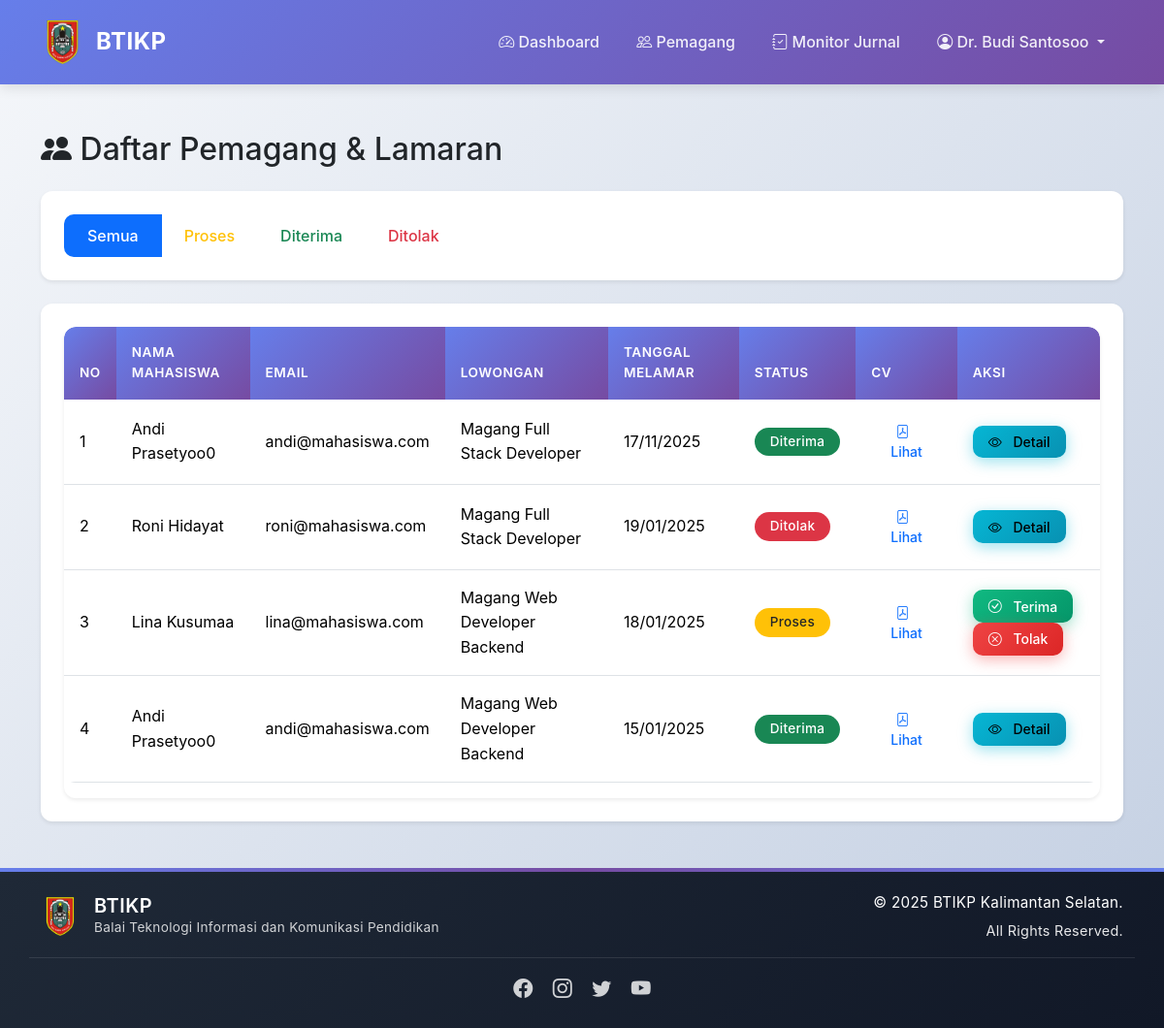
Page /pages/pemagang_list.php (signed in) on the committed database.
### tables this page shows
CREATE TABLE `lamaran` (
  `id` int(11) NOT NULL,
  `user_id` int(11) NOT NULL,
  `lowongan_id` int(11) NOT NULL,
  `mentor_id` int(11) NOT NULL,
  `tgl_melamar` date NOT NULL,
  `status` enum('proses','diterima','ditolak') DEFAULT 'proses',
  `file_cv` varchar(255) DEFAULT NULL
);

CREATE TABLE `users` (
  `id` int(11) NOT NULL,
  `nama` varchar(100) NOT NULL,
  `email` varchar(100) NOT NULL,
  `password` varchar(255) NOT NULL,
  `role` enum('mahasiswa','mentor','admin') NOT NULL,
  `created_at` datetime DEFAULT CURRENT_TIMESTAMP
);

CREATE TABLE `lowongan` (
  `id` int(11) NOT NULL,
  `judul` varchar(255) NOT NULL,
  `deskripsi` text,
  `mentor_id` int(11) NOT NULL,
  `tgl_mulai` date DEFAULT NULL,
  `tgl_selesai` date DEFAULT NULL,
  `status` enum('open','closed') DEFAULT 'open'
);

### pages/pemagang_list.php (the view, shortened to what this page needs)
<?php
require_once '../config/database.php';
include '../includes/header.php';
$user_id = $_SESSION['user_id'];
$query = "SELECT l.*, u.nama as nama_mahasiswa, u.email as email_mahasiswa, lo.judul as judul_lowongan
          FROM lamaran l
          JOIN users u ON l.user_id = u.id
          JOIN lowongan lo ON l.lowongan_id = lo.id
          WHERE l.mentor_id = '$user_id'
          ORDER BY l.tgl_melamar DESC";
$result = mysqli_query($conn, $query);
?>
<div class="container my-5">
    <h2 class="mb-4">
        <i class="bi bi-people-fill"></i> Daftar Pemagang & Lamaran
    </h2>
    <div class="card mb-4">
        <div class="card-body">
            <div class="btn-group" role="group">
                <a href="?status=all" class="btn btn-outline-primary <?= !isset($_GET['status']) || $_GET['status'] == 'all' ? 'active' : '' ?>">
                    Semua
                </a>
                <a href="?status=proses" class="btn btn-outline-warning <?= isset($_GET['status']) && $_GET['status'] == 'proses' ? 'active' : '' ?>">
                    Proses
                </a>
                <a href="?status=diterima" class="btn btn-outline-success <?= isset($_GET['status']) && $_GET['status'] == 'diterima' ? 'active' : '' ?>">
                    Diterima
                </a>
                <a href="?status=ditolak" class="btn btn-outline-danger <?= isset($_GET['status']) && $_GET['status'] == 'ditolak' ? 'active' : '' ?>">
                    Ditolak
                </a>
            </div>
        </div>
    </div>
    <?php if (mysqli_num_rows($result) > 0): ?>
        <div class="card">
            <div class="card-body">
                <div class="table-responsive">
                    <table class="table table-hover">
                        <thead>
                            <tr>
                                <th>No</th>
                                <th>Nama Mahasiswa</th>
                                <th>Email</th>
                                <th>Lowongan</th>
                                <th>Tanggal Melamar</th>
                                <th>Status</th>
                                <th>CV</th>
                                <th>Aksi</th>
                            </tr>
                        </thead>
                        <tbody>
                            <?php
                            $no = 1;
                            while ($row = mysqli_fetch_assoc($result)):
                            ?>
                            <tr>
                                <td><?= $no++ ?></td>
                                <td><?= $row['nama_mahasiswa'] ?></td>
                                <td><?= $row['email_mahasiswa'] ?></td>
                                <td><?= $row['judul_lowongan'] ?></td>
                                <td><?= date('d/m/Y', strtotime($row['tgl_melamar'])) ?></td>
                                <td>
                                    <?php if ($row['status'] == 'proses'): ?>
                                        <span class="badge bg-warning text-dark">Proses</span>
                                    <?php elseif ($row['status'] == 'diterima'): ?>
                                        <span class="badge bg-success">Diterima</span>
                                    <?php else: ?>
                                        <span class="badge bg-danger">Ditolak</span>
                                    <?php endif; ?>
                                </td>
                                <td>
                                    <?php if ($row['file_cv']): ?>
                                        <a href="../assets/uploads/<?= $row['file_cv'] ?>" target="_blank" class="btn btn-sm btn-outline-primary">
                                            <i class="bi bi-file-pdf"></i> Lihat
                                        </a>
                                    <?php else: ?>
                                        <span class="text-muted">-</span>
                                    <?php endif; ?>
                                </td>
                                <td>
                                    <?php if ($row['status'] == 'proses'): ?>
                                        <button class="btn btn-sm btn-success" data-bs-toggle="modal" data-bs-target="#approveModal<?= $row['id'] ?>">
                                            <i class="bi bi-check-circle"></i> Terima
                                        </button>
                                        <button class="btn btn-sm btn-danger" data-bs-toggle="modal" data-bs-target="#rejectModal<?= $row['id'] ?>">
                                            <i class="bi bi-x-circle"></i> Tolak
                                        </button>
                                    <?php else: ?>
                                        <button class="btn btn-sm btn-info" data-bs-toggle="modal" data-bs-target="#detailModal<?= $row['id'] ?>">
                                            <i class="bi bi-eye"></i> Detail
                                        </button>
                                    <?php endif; ?>
                                </td>
                            </tr>
                            <?php endwhile; ?>
                        </tbody>
                    </table>
                </div>
            </div>
        </div>
    <?php else: ?>
        <div class="alert alert-info">
            <i class="bi bi-info-circle"></i> Belum ada lamaran untuk lowongan Anda.
        </div>
    <?php endif; ?>
</div>
<?php include '../includes/footer.php'; ?>

### assets/css/style.css (style rules this page uses)
:root { --primary-color: #0d6efd; --primary-dark: #0a58ca; --secondary-color: #6c757d; --success-color: #198754; --info-color: #0dcaf0; --warning-color: #ffc107; --danger-color: #dc3545; --light-bg: #f8f9fa; --dark-text: #212529; --shadow-sm: 0 2px 4px rgba(0,0,0,0.08); --shadow-md: 0 4px 12px rgba(0,0,0,0.1); --shadow-lg: 0 8px 24px rgba(0,0,0,0.12); --border-radius: 12px; --transition: all 0.3s cubic-bezier(0.4, 0, 0.2, 1); }
* { margin: 0; padding: 0; box-sizing: border-box; }
body { font-family: 'Inter', -apple-system, BlinkMacSystemFont, 'Segoe UI', Roboto, 'Helvetica Neue', Arial, sans-serif; line-height: 1.6; color: var(--dark-text); background: linear-gradient(135deg, #f5f7fa 0%, #c3cfe2 100%); min-height: 100vh; overflow-x: hidden; }
html { scroll-behavior: smooth; }
.card { border: none; border-radius: var(--border-radius); box-shadow: var(--shadow-sm); transition: var(--transition); overflow: hidden; background: white; margin-bottom: 1.5rem; }
.card-body { padding: 1.5rem; }
.btn { border-radius: 10px; padding: 0.6rem 1.5rem; font-weight: 500; transition: var(--transition); border: none; position: relative; overflow: hidden; z-index: 1; }
.btn::before { content: ''; position: absolute; top: 50%; left: 50%; width: 0; height: 0; border-radius: 50%; background: rgba(255, 255, 255, 0.3); transform: translate(-50%, -50%); transition: width 0.6s, height 0.6s; z-index: -1; }
.btn-success { background: linear-gradient(135deg, #10b981 0%, #059669 100%); box-shadow: 0 4px 15px rgba(16, 185, 129, 0.4); }
.btn-info { background: linear-gradient(135deg, #06b6d4 0%, #0891b2 100%); box-shadow: 0 4px 15px rgba(6, 182, 212, 0.4); }
.btn-danger { background: linear-gradient(135deg, #ef4444 0%, #dc2626 100%); box-shadow: 0 4px 15px rgba(239, 68, 68, 0.4); }
.btn-sm { padding: 0.4rem 1rem; font-size: 0.875rem; }
.badge { padding: 0.5rem 1rem; border-radius: 20px; font-weight: 500; font-size: 0.85rem; letter-spacing: 0.3px; }
.table { border-radius: var(--border-radius); overflow: hidden; }
.table thead th { background: linear-gradient(135deg, #667eea 0%, #764ba2 100%); color: white; border: none; font-weight: 600; padding: 1rem; text-transform: uppercase; font-size: 0.85rem; letter-spacing: 0.5px; }
.table tbody tr { transition: var(--transition); }
.table tbody td { padding: 1rem; vertical-align: middle; }
.table-responsive { border-radius: var(--border-radius); box-shadow: var(--shadow-sm); }
.container { animation: fadeIn 0.6s ease; }
.bi { transition: var(--transition); }
.card-title .bi, .btn .bi { margin-right: 0.5rem; }
.table-hover tbody tr { cursor: pointer; }
.btn-group .btn { border-radius: 0; }
.btn-group .btn:first-child { border-top-left-radius: 10px; border-bottom-left-radius: 10px; }
.btn-group .btn:last-child { border-top-right-radius: 10px; border-bottom-right-radius: 10px; }

### rows in the picture
lamaran: user.nama "Andi Prasetyoo0", user.email "andi@mahasiswa.com", lowongan.judul "Magang Full Stack Developer", tgl_melamar "17/11/2025", status "Diterima"
lamaran: user.nama "Roni Hidayat", user.email "roni@mahasiswa.com", lowongan.judul "Magang Full Stack Developer", tgl_melamar "19/01/2025", status "Ditolak"
lamaran: user.nama "Lina Kusumaa", user.email "lina@mahasiswa.com", lowongan.judul "Magang Web Developer Backend", tgl_melamar "18/01/2025", status "Proses"
lamaran: user.nama "Andi Prasetyoo0", user.email "andi@mahasiswa.com", lowongan.judul "Magang Web Developer Backend", tgl_melamar "15/01/2025", status "Diterima"

### other values in the picture
$_SESSION['nama'] "Dr. Budi Santosoo"
